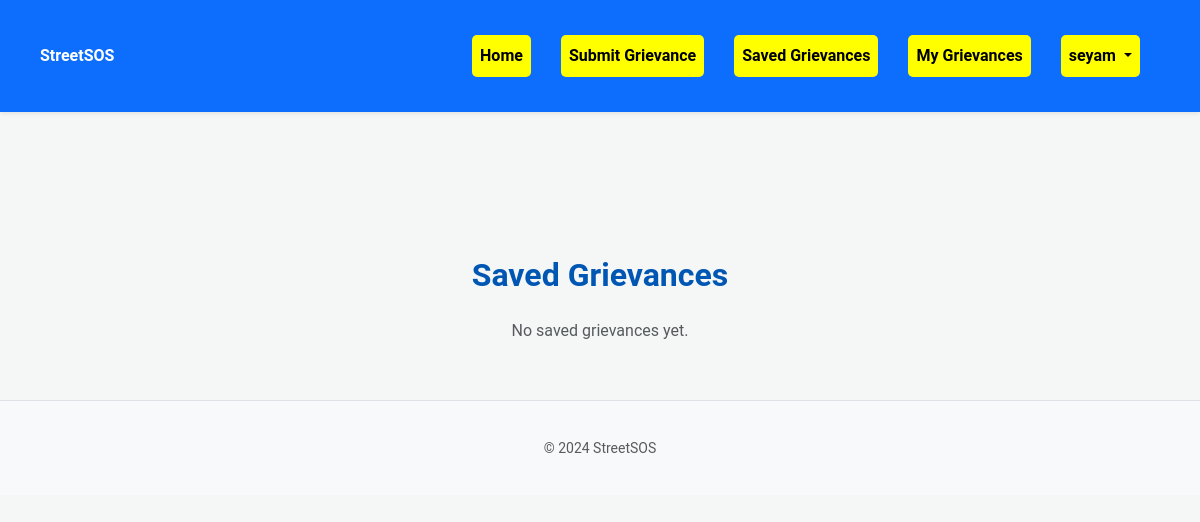
Page /saved/ (signed in) on the earlier database version.
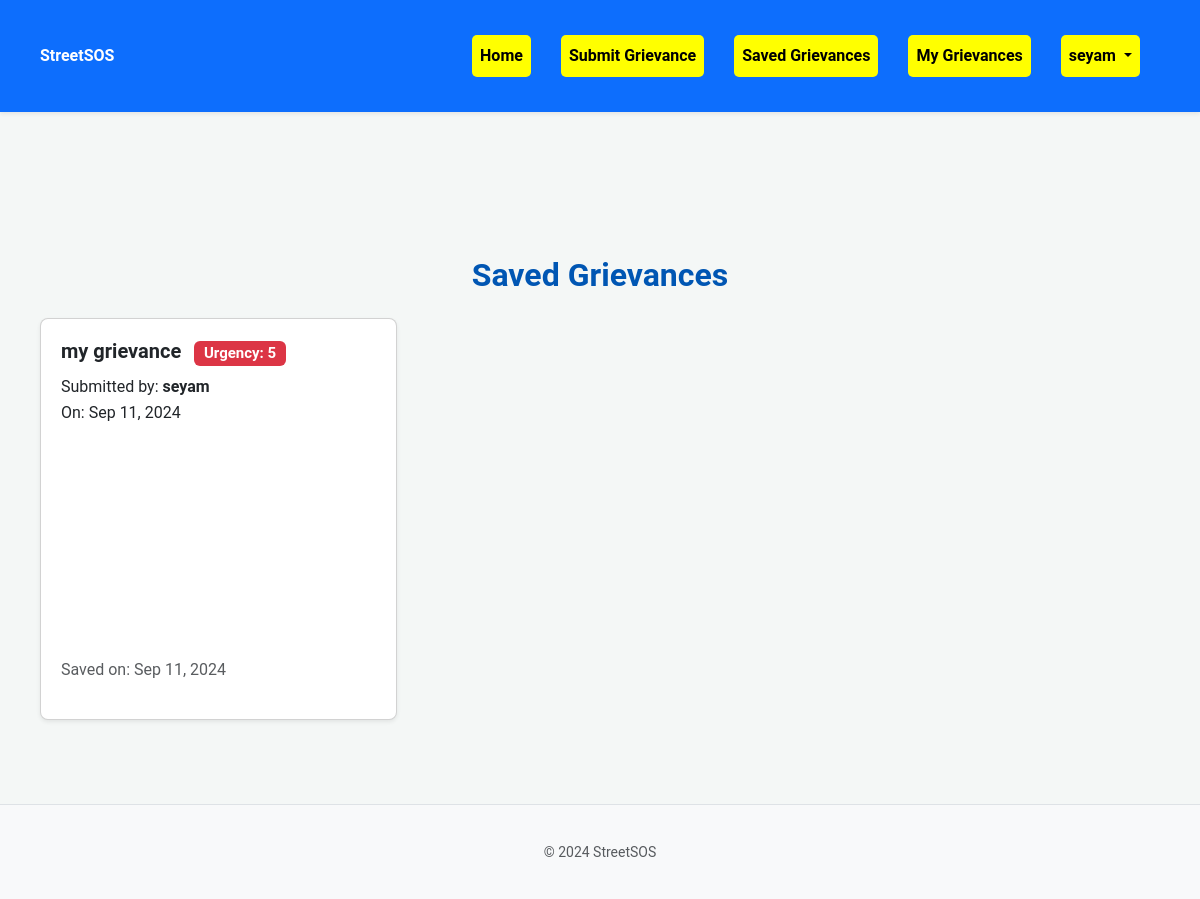
Same page on the later database version.
### grievance/models.py (models this page shows, shortened)
class UserGrievance(models.Model):
    user = models.ForeignKey(UserProfile, on_delete=models.CASCADE)  # Link to UserProfile
    grievance = models.ForeignKey(Grievance, on_delete=models.CASCADE)  # Link to Grievance
    saved_at = models.DateTimeField(auto_now_add=True)  # When was the grievance saved
    class Meta:
        unique_together = ('user', 'grievance')  # Prevents the same user from saving the same grievance multiple times

class Grievance(models.Model):
    user_profile = models.ForeignKey(UserProfile, on_delete=models.CASCADE, related_name='grievances')
    title = models.CharField(max_length=255)
    description = models.TextField()
    urgency = models.IntegerField(choices=[(i, str(i)) for i in range(1, 6)])  # Urgency from 1 to 5
    latitude = models.DecimalField(max_digits=40, decimal_places=20)
    longitude = models.DecimalField(max_digits=40, decimal_places=20)
    created_at = models.DateTimeField(auto_now_add=True)

### users/models.py (models this page shows, shortened)
class UserProfile(models.Model):
    user = models.OneToOneField(User, on_delete=models.CASCADE)
    bio = models.TextField(blank=True)
    profile_picture = models.ImageField(upload_to='profile_pictures/', blank=True, null=True)
    karma = models.IntegerField(default=0)  # Ensure this is correctly defined

### grievance/views.py (the view)
# urls.py: path('saved/', SavedGrievancesListView.as_view(), name='saved-grievances'),
class SavedGrievancesListView(LoginRequiredMixin, ListView):
    model = UserGrievance
    template_name = 'grievances/saved_grievances_list.html'
    context_object_name = 'saved_grievances'
    paginate_by = 10
    def get_queryset(self):
        return UserGrievance.objects.filter(user=self.request.user.userprofile).order_by('-saved_at')

### grievance/context_processors.py (called while the page is built)
def google_maps_api_key(request):
    return {
        'GOOGLE_MAPS_API_KEY': settings.GOOGLE_MAPS_API_KEY
    }

### grievance/templates/grievances/saved_grievances_list.html (shortened to what this page needs)
{% extends 'base.html' %}
{% block content %}
<div class="container mt-4">
    <h2 class="mb-4 text-center">Saved Grievances</h2>
    {% if saved_grievances %}
    <div class="row">
        {% for saved_grievance in saved_grievances %}
        <div class="col-md-6 col-lg-4 mb-4">
            <div class="card shadow-sm">
                <div class="card-body">
                    <h5 class="card-title">
                        <a href="{% url 'grievance-detail' saved_grievance.grievance.id %}" class="text-decoration-none text-dark">
                            {{ saved_grievance.grievance.title }}
                        </a>
                        <span class="badge bg-danger ms-2">Urgency: {{ saved_grievance.grievance.urgency }}</span>
                    </h5>
                    <p class="card-text">
                        Submitted by: <strong>{{ saved_grievance.grievance.user_profile.user.username }}</strong><br>
                        On: {{ saved_grievance.grievance.created_at|date:"M d, Y" }}
                    </p>
                    <div id="map-{{ forloop.counter }}" style="height: 200px;" class="rounded mb-3"></div>
                    <p class="text-muted">Saved on: {{ saved_grievance.saved_at|date:"M d, Y" }}</p>
                </div>
            </div>
        </div>
        {% endfor %}
    </div>
    {% else %}
    <p class="text-center text-muted">No saved grievances yet.</p>
    {% endif %}
</div>
{% endblock %}

Differences in the rows shown:
added UserGrievance: grievance "my grievance", grievance.urgency "5", grievance.user_profile.user.username "seyam", grievance.created_at "Sep 11, 2024", saved_at "Sep 11, 2024"
Other differences:
text no longer shown: "No saved grievances yet."
